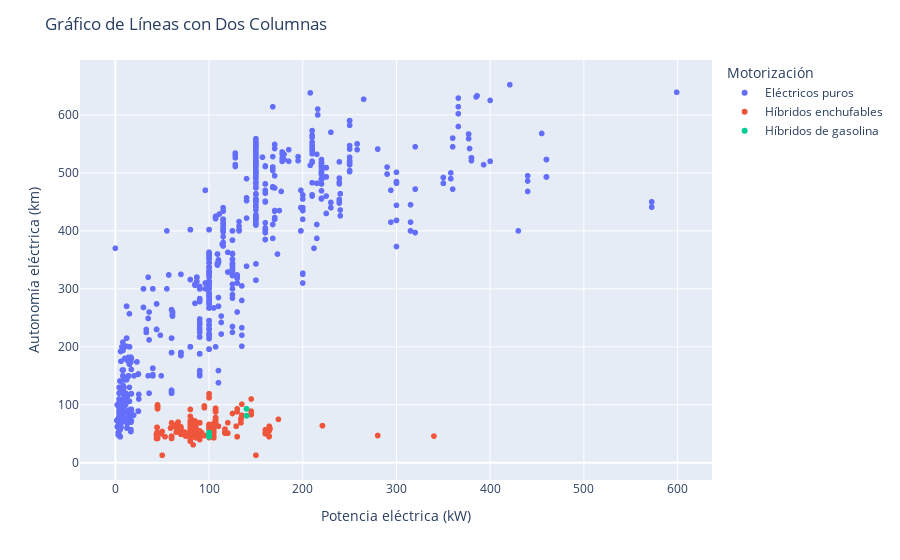

Here is the notebook cell this chart was saved with:
### Code cell
funcion_scater_potencia_autonomia_e(lista_posibles_motorizaciones)

### Figure 1 — Plotly figure (JSON) as saved in the notebook; plotly's stock layout.template omitted (floating-point values rounded to 4 significant figures; data arrays with more than 128 entries replaced by an {"elided": "..."} marker saying what was removed)
{"data": [{"hovertemplate": "Motorización=Eléctricos puros<br>Potencia eléctrica (kW)=%{x}<br>Autonomía eléctrica (km)=%{y}<extra></extra>", "legendgroup": "Eléctricos puros", "marker": {"color": "#636efa", "symbol": "circle"}, "mode": "markers", "name": "Eléctricos puros", "showlegend": true, "type": "scattergl", "x": {"elided": "1754 float values"}, "xaxis": "x", "y": {"elided": "1754 int values"}, "yaxis": "y"}, {"hovertemplate": "Motorización=Híbridos enchufables<br>Potencia eléctrica (kW)=%{x}<br>Autonomía eléctrica (km)=%{y}<extra></extra>", "legendgroup": "Híbridos enchufables", "marker": {"color": "#EF553B", "symbol": "circle"}, "mode": "markers", "name": "Híbridos enchufables", "showlegend": true, "type": "scattergl", "x": {"elided": "688 float values"}, "xaxis": "x", "y": {"elided": "688 float values"}, "yaxis": "y"}, {"hovertemplate": "Motorización=Híbridos de gasolina<br>Potencia eléctrica (kW)=%{x}<br>Autonomía eléctrica (km)=%{y}<extra></extra>", "legendgroup": "Híbridos de gasolina", "marker": {"color": "#00cc96", "symbol": "circle"}, "mode": "markers", "name": "Híbridos de gasolina", "showlegend": true, "type": "scattergl", "x": [100, 100, 100, 100, 100, 100, 140, 140, 140, 140, 100, 100, 100], "xaxis": "x", "y": [52, 52, 52, 45, 45, 45, 81, 93, 81, 93, 48, 48, 48], "yaxis": "y"}], "layout": {"legend": {"title": {"text": "Motorización"}, "tracegroupgap": 0}, "margin": {"t": 60}, "title": {"text": "Gráfico de Líneas con Dos Columnas"}, "xaxis": {"anchor": "y", "domain": [0, 1], "title": {"text": "Potencia eléctrica (kW)"}}, "yaxis": {"anchor": "x", "domain": [0, 1], "title": {"text": "Autonomía eléctrica (km)"}}}}
